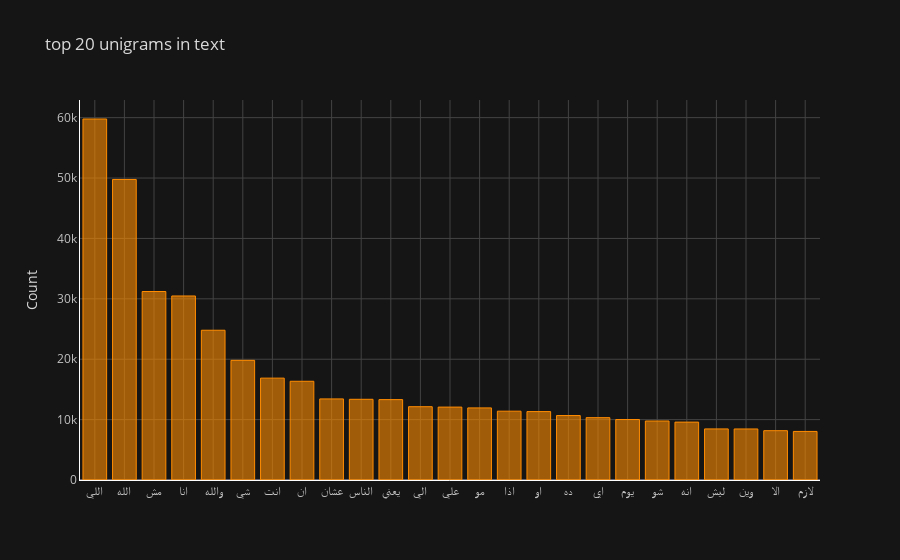

This figure's notebook cell:
### Code cell
import cufflinks as cf
#configure_plotly_browser_state()
cf.go_offline()
cf.set_config_file(offline=False, world_readable=True)
df_unigrams.groupby('word').sum()['count'].sort_values(ascending=False).iplot(color = 'darkorange',theme='solar', mode='markers+lines',
    kind='bar', yTitle='Count', linecolor='white', title='top 20 unigrams in text')

### Figure 1 — Plotly figure (JSON) as saved in the notebook; plotly's stock layout.template omitted (floating-point values rounded to 4 significant figures)
{"data": [{"marker": {"color": "rgba(255, 140, 0, 0.6)", "line": {"color": "rgba(255, 140, 0, 1.0)", "width": 1}}, "name": "count", "orientation": "v", "text": "", "x": ["اللي", "الله", "مش", "انا", "والله", "شي", "انت", "ان", "عشان", "الناس", "يعني", "الي", "علي", "مو", "اذا", "او", "ده", "اي", "يوم", "شو", "انه", "ليش", "وين", "الا", "لازم"], "y": [59777, 49766, 31211, 30472, 24798, 19813, 16867, 16348, 13426, 13361, 13312, 12138, 12071, 11939, 11396, 11330, 10674, 10324, 10013, 9769, 9584, 8460, 8452, 8167, 8043], "type": "bar"}], "layout": {"legend": {"bgcolor": "#151516", "font": {"color": "#D9D9D9"}}, "paper_bgcolor": "#151516", "plot_bgcolor": "#151516", "title": {"font": {"color": "#D9D9D9"}, "text": "top 20 unigrams in text"}, "xaxis": {"gridcolor": "#434343", "linecolor": "white", "showgrid": true, "tickfont": {"color": "#C2C2C2"}, "title": {"font": {"color": "#D9D9D9"}, "text": ""}, "zerolinecolor": "#666570"}, "yaxis": {"gridcolor": "#434343", "linecolor": "white", "showgrid": true, "tickfont": {"color": "#C2C2C2"}, "title": {"font": {"color": "#D9D9D9"}, "text": "Count"}, "zerolinecolor": "#666570"}}}
